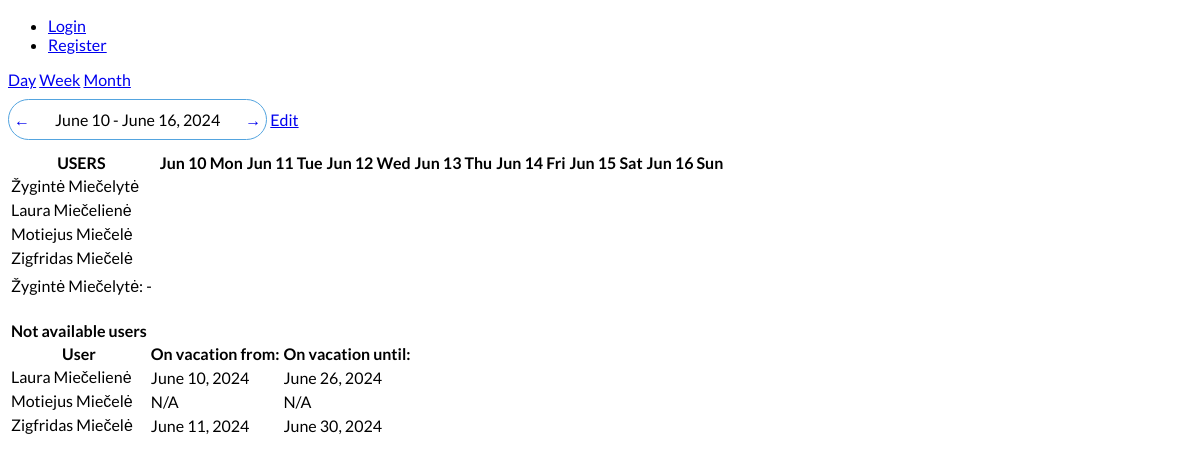
Before: /schedules/schedule/ with the older database file.
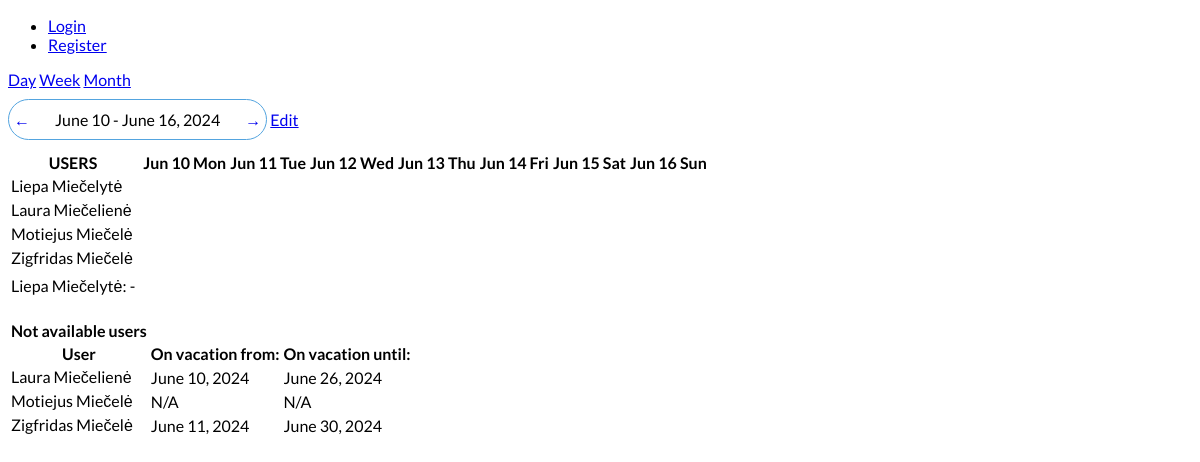
After: the same page with the newer database file.
### schedules/models.py (models this page shows, shortened)
class CustomUser(AbstractBaseUser, PermissionsMixin):
    email = models.EmailField(unique=True)
    name = models.CharField(max_length=100)
    last_name = models.CharField(max_length=100)
    position = models.CharField(max_length=100)
    WORKING_HOURS = (
        ('1', '1 (160h/month)'),
        ('0.75', '0.75 (120h/month)'),
        ('0.5', '0.5 (80h/month)'),
        ('0.25', '0.25 (40h/month)'),
        ('1.25', '1.25 (180h/month)'),
        ('1.5', '1.5 (200h/month)')
    )
    working_hours = models.CharField(max_length=4, choices=WORKING_HOURS, default='1')
    phone_number = PhoneNumberField(null=True, blank=True, unique=True)
    profile_picture = models.ImageField(upload_to='profile_pictures', blank=True)
    street_address = models.CharField(max_length=255, null=True, blank=True)
    city = models.CharField(max_length=100, null=True, blank=True)
    postal_code = models.CharField(max_length=20, null=True, blank=True)
    country = models.CharField(max_length=100, null=True, blank=True)
    is_active = models.BooleanField(default=True)
    is_staff = models.BooleanField(default=False)
    objects = CustomUserManager()
    USERNAME_FIELD = 'email'
    REQUIRED_FIELDS = ['name', 'last_name', 'position', 'working_hours']
    def __str__(self):
        return f'{self.name} {self.last_name}'

### schedules/views.py (the view)
# urls.py: path('schedule/', user_availability, name='user_availability'),  # URL for user availability page
def user_availability(request, schedule_format='week', day=None, week=None, month=None):
    today = timezone.now().date()
    if week:
        start_date = datetime.strptime(week, '%Y-%m-%d').date()
    elif month:
        start_date = datetime.strptime(month, '%Y-%m-%d').date().replace(day=1)
    elif day:
        start_date = datetime.strptime(day, '%Y-%m-%d').date()
    else:
        start_date = today - timedelta(days=today.weekday())  # Monday
    if schedule_format == 'day':
        start_date = start_date
        end_date = today
        date_range = [start_date]
    elif schedule_format == 'week':
        end_date = start_date + timedelta(days=6)
        date_range = [start_date + timedelta(days=i) for i in range(7)]
    elif schedule_format == 'month':
        end_date = start_date.replace(day=calendar.monthrange(start_date.year, start_date.month)[1])  # Last day of the month
        date_range = [start_date + timedelta(days=i) for i in range((end_date - start_date).days + 1)]
    else:
        return HttpResponse("Invalid schedule format", status=400)
    previous_day = start_date - timedelta(days=1)
    next_day = start_date + timedelta(days=1)
    previous_week_start = start_date - timedelta(days=7)
    next_week_start = start_date + timedelta(days=7)
    previous_month_start = (start_date - timedelta(days=start_date.day)).replace(day=1)
    next_month_start = (start_date + timedelta(days=calendar.monthrange(start_date.year, start_date.month)[1])).replace(day=1)
    print(previous_day)
    print(next_day)
    users = CustomUser.objects.all()
    availabilities = Availability.objects.filter(day__range=[start_date, end_date])
    user_vacations = Vacation.objects.filter(first_day__lte=end_date, last_day__gte=start_date)
    vacation_map = {vacation.user_id: vacation for vacation in user_vacations}
    availability_map = {}
    for availability in availabilities:
        if availability.user_id not in availability_map:
            availability_map[availability.user_id] = []
        availability_map[availability.user_id].append(availability)
    users_on_vacation = []
    available_users = []
    not_available_users = []
    for user in users:
        user_available_days = []
        user_vacation_days = []
        for day in date_range:
            if user.id in availability_map:
                for availability in availability_map[user.id]:
                    if availability.day == day:
                        user_available_days.append({
                            'day': day,
                            'available_from': availability.start_time,
                            'available_until': availability.end_time,
                        })
            if user.id in vacation_map and vacation_map[user.id].first_day <= day <= vacation_map[user.id].last_day:
                user_vacation_days.append({
                    'day': day,
                    'type': vacation_map[user.id].get_type_display(),
                })
        if user_available_days:
            available_users.append({
                'user': user,
                'available_days': user_available_days,
            })
        else:
            if user_vacation_days:
                vacation = vacation_map[user.id]
                not_available_users.append({
                    'user': user,
                    'on_vacation_from': vacation.first_day,
                    'on_vacation_until': vacation.last_day,
                })
            else:
                not_available_users.append({
                    'user': user,
                    'on_vacation_from': None,
                    'on_vacation_until': None,
                })
    data = {
        'users': users,
        'available_users': available_users,
        'today': today,
        'not_available_users': not_available_users,
        'start_date': start_date,
        'end_date': end_date,
        'date_range': date_range,
        'hours_range': range(24),
        'schedule_format': schedule_format,
        'previous_day': previous_day,
        'next_day': next_day,
        'previous_week': previous_week_start.strftime('%Y-%m-%d'),
        'next_week': next_week_start.strftime('%Y-%m-%d'),
        'previous_month': previous_month_start.strftime('%Y-%m-%d'),
        'next_month': next_month_start.strftime('%Y-%m-%d'),
    }
    return render(request, 'schedule.html', context=data)

### schedules/templatetags/custom_filters.py (called while the page is built)
@register.filter(name='format_date')
def format_date(value, schedule_format):
    if schedule_format == 'week':
        return value.strftime('%b %d %a')  # Format for week view (Jun 10 Mon)
    elif schedule_format == 'month':
        return value.strftime('%b %d')  # Format for month view (Jun 10)
    else:
        return value.strftime('%H:%M')  # Default format for other views (12:00)

### schedules/templates/schedule.html (shortened to what this page needs)
{% extends 'base.html' %}
{% load custom_filters %}
{% load static %}
{% block content %}
<div class="schedule_format">
    <a href="{% url 'user_availability_format' 'day' %}" class="btn btn-primary">Day</a>
    <a href="{% url 'user_availability_format' 'week' %}" class="btn btn-primary">Week</a>
    <a href="{% url 'user_availability_format' 'month' %}" class="btn btn-primary">Month</a>
</div>
<div>
    {% if schedule_format == 'week' %}
        <div class="day-navigation">
            <a href="{% url 'user_availability_format_with_week' schedule_format='week' week=previous_week %}" class="nav-arrow">
                &larr;
            </a>
            <span class="nav-date">{{ start_date|date:"F j" }} - {{ end_date|date:"F j, Y" }}</span>
            <a href="{% url 'user_availability_format_with_week' schedule_format='week' week=next_week %}" class="nav-arrow">
                &rarr;
            </a>
        </div>
        <a href="#">Edit</a>
    {% endif %}
</div>
<table>
    <thead>
        <tr>
            <th>USERS</th>
            <th></th>
            {% if schedule_format == 'week' %}
                {% for day in date_range %}
                    <th>{{ day|format_date:schedule_format }}</th>
                {% endfor %}
            {% elif schedule_format == 'month' %}
                {% for day in date_range %}
                    <th>{{ day|format_date:schedule_format }}</th>
                {% endfor %}
            {% else %}
                {% for hour in hours_range %}
                    <th colspan="10">{{ hour }}:00</th>
                {% endfor %}
            {% endif %}
        </tr>
    </thead>
    <tbody>
        {% for user in users %}
            <tr>
                <td>{{ user }}</td>
            </tr>
        {% endfor %}
        <tr>
            {% if schedule_format == 'week' %}
                {% for day in date_range %}
                    <td>
                    </td>
                {% endfor %}
            {% else %}
                {% for hour in hours_range %}
                    <td>
                    </td>
                {% endfor %}
            {% endif %}
        </tr>
        <tr>
            <td>
                {% for user in available_users %}
                    {{ user.user.name }} {{ user.user.last_name }}:
                    {{ available_users.user_available_days.available_from }} - {{ user.available_until }}
                {% endfor %}
            </td>
        </tr>
    </tbody>
</table>
<br>
<table>
    <thead>
        <tr>
            <th>Not available users</th>
        </tr>
        <tr>
            <th>User</th>
            <th>On vacation from:</th>
            <th>On vacation until:</th>
        </tr>
    </thead>
    <tbody>
        {% for user in not_available_users %}
            <tr>
                <td>{{ user.user.name }} {{ user.user.last_name }}</td>
                {% if user.on_vacation_from %}
                    <td>{{ user.on_vacation_from }}</td>
                    <td>{{ user.on_vacation_until }}</td>
                {% else %}
                    <td>N/A</td>
                    <td>N/A</td>
                {% endif %}
            </tr>
        {% endfor %}
    </tbody>
</table>
{% endblock content %}

Changed rows visible on the page:
changed CustomUser "Miečelytė": name+last_name "Žygintė Miečelytė" → "Liepa Miečelytė"; user.name "Žygintė" → "Liepa"
